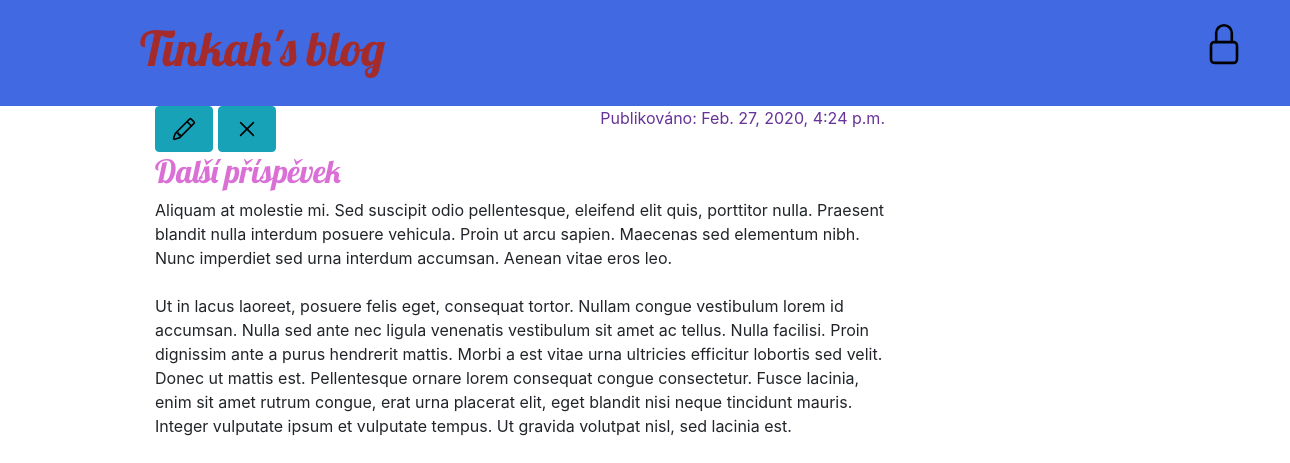
/post/5/, run on the app's committed database.
### blog/models.py (models this page shows, shortened)
class Post(models.Model):
    author = models.ForeignKey("auth.User", on_delete=models.CASCADE)
    title = models.CharField(max_length=200)
    text = models.TextField()
    created_date = models.DateTimeField(
        default=timezone.now)
    published_date = models.DateTimeField(
        blank=True, null=True)

### blog/views.py (the view)
# urls.py: path('post/<int:pk>/', views.post_detail, name='post_detail'),
def post_detail(request, pk):
    post = get_object_or_404(Post, pk=pk)
    return render(request, 'blog/post_detail.html', {'post': post})

### blog/templates/blog/post_detail.html
{% extends 'blog/base.html' %}
{% block content %}
    <div class="post">
        {% if post.published_date %}
            <div class="date">
                <p>Publikováno: {{ post.published_date }}</p>
            </div>
        {% else %}
            <a class="btn btn-info" href="{% url 'post_publish' pk=post.pk %}">Publikovat</a>
        {% endif %}
        <a href="{% url 'post_edit' pk=post.pk %}"><button type="button" class="btn btn-info"><img src="/static/img/pencil.svg" alt="" width="32" height="32" title="Změnit příspěvek"></button></a>
        <a class="btn btn-info" href="{% url 'post_remove' pk=post.pk %}"><img src="/static/img/x.svg" alt="" width="32" height="32" title="Odstranit příspěvek"></a>
        <h2>{{ post.title }}</h2>
        <p>{{ post.text|linebreaksbr }}</p>
    </div>
 {% endblock %}

### blog/static/blog/style.css (style rules this page uses)
h1, h2, h3, h4 { font-family: "Lobster", cursive; }
.date { color: rebeccapurple; float: right; }
.post { margin-bottom: 70px; }
.post h2 { color: orchid; }

### data on the page
Post: published_date "Feb. 27, 2020, 4:24 p.m.", title "Další příspěvek", text "Aliquam at molestie mi. Sed suscipit odio pellentesque, eleifend elit quis, porttitor nulla. Praesent blandit nulla interdum posuere vehicula. Proin ut arcu sapien. Maecenas sed elementum nibh. Nunc imperdiet sed urna interdum accumsan. Aenean vitae eros leo. Ut in lacus laoreet, posuere felis eget, consequat tortor. Nullam congue vestibulum lorem id accumsan. Nulla sed ante nec ligula venenatis vestibulum sit amet ac tellus. Nulla facilisi. Proin dignissim ante a purus hendrerit mattis. Morbi a est vitae urna ultricies efficitur lobortis sed velit. Donec ut mattis est. Pellentesque ornare lorem consequat congue consectetur. Fusce lacinia, enim sit amet rutrum congue, erat urna placerat…"
